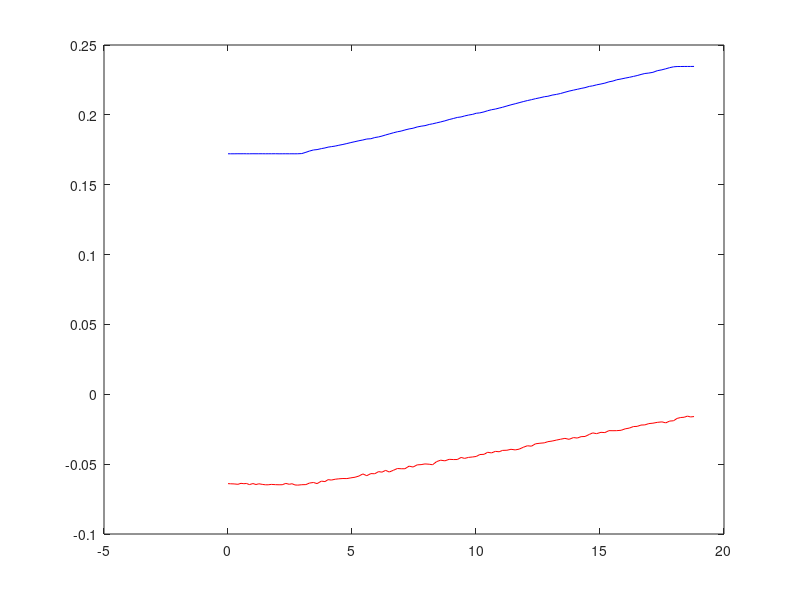

The MATLAB source for this figure:
load aim_point_20180820.txt;
sec = aim_point_20180820(:,1)
aim_x = aim_point_20180820(:,2);
aim_y = aim_point_20180820(:,3);
aim_z = aim_point_20180820(:,4);

load arm_end_point_20180820.txt;
arm_x = arm_end_point_20180820(:,2);
arm_y = arm_end_point_20180820(:,3);
arm_z = arm_end_point_20180820(:,4);
plot(sec, arm_z,'-b',sec, aim_z,'-r')